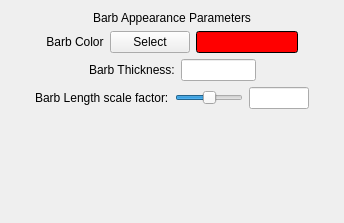
<?xml version="1.0" encoding="UTF-8"?>
<ui version="4.0">
 <class>barbAppearance</class>
 <widget class="QWidget" name="barbAppearance">
  <property name="geometry">
   <rect>
    <x>0</x>
    <y>0</y>
    <width>344</width>
    <height>223</height>
   </rect>
  </property>
  <property name="windowTitle">
   <string>Form</string>
  </property>
  <layout class="QHBoxLayout" name="horizontalLayout">
   <item>
    <layout class="QVBoxLayout" name="verticalLayout">
     <item>
      <widget class="QLabel" name="label">
       <property name="text">
        <string>Barb Appearance Parameters</string>
       </property>
       <property name="alignment">
        <set>Qt::AlignCenter</set>
       </property>
      </widget>
     </item>
     <item>
      <layout class="QHBoxLayout" name="horizontalLayout_6">
       <item>
        <spacer name="horizontalSpacer_4">
         <property name="orientation">
          <enum>Qt::Horizontal</enum>
         </property>
         <property name="sizeHint" stdset="0">
          <size>
           <width>40</width>
           <height>20</height>
          </size>
         </property>
        </spacer>
       </item>
       <item>
        <widget class="QLabel" name="label_3">
         <property name="text">
          <string>Barb Color</string>
         </property>
         <property name="alignment">
          <set>Qt::AlignCenter</set>
         </property>
        </widget>
       </item>
       <item>
        <widget class="QPushButton" name="colorSelectButton">
         <property name="toolTip">
          <string>Click button to select arrow color</string>
         </property>
         <property name="whatsThis">
          <string>Click to select the barb color</string>
         </property>
         <property name="text">
          <string>Select</string>
         </property>
        </widget>
       </item>
       <item>
        <widget class="QLineEdit" name="colorBox">
         <property name="palette">
          <palette>
           <active>
            <colorrole role="WindowText">
             <brush brushstyle="SolidPattern">
              <color alpha="255">
               <red>255</red>
               <green>255</green>
               <blue>255</blue>
              </color>
             </brush>
            </colorrole>
            <colorrole role="Button">
             <brush brushstyle="SolidPattern">
              <color alpha="255">
               <red>0</red>
               <green>0</green>
               <blue>0</blue>
              </color>
             </brush>
            </colorrole>
            <colorrole role="Light">
             <brush brushstyle="SolidPattern">
              <color alpha="255">
               <red>0</red>
               <green>0</green>
               <blue>0</blue>
              </color>
             </brush>
            </colorrole>
            <colorrole role="Midlight">
             <brush brushstyle="SolidPattern">
              <color alpha="255">
               <red>0</red>
               <green>0</green>
               <blue>0</blue>
              </color>
             </brush>
            </colorrole>
            <colorrole role="Dark">
             <brush brushstyle="SolidPattern">
              <color alpha="255">
               <red>0</red>
               <green>0</green>
               <blue>0</blue>
              </color>
             </brush>
            </colorrole>
            <colorrole role="Mid">
             <brush brushstyle="SolidPattern">
              <color alpha="255">
               <red>0</red>
               <green>0</green>
               <blue>0</blue>
              </color>
             </brush>
            </colorrole>
            <colorrole role="Text">
             <brush brushstyle="SolidPattern">
              <color alpha="255">
               <red>255</red>
               <green>255</green>
               <blue>255</blue>
              </color>
             </brush>
            </colorrole>
            <colorrole role="BrightText">
             <brush brushstyle="SolidPattern">
              <color alpha="255">
               <red>255</red>
               <green>255</green>
               <blue>255</blue>
              </color>
             </brush>
            </colorrole>
            <colorrole role="ButtonText">
             <brush brushstyle="SolidPattern">
              <color alpha="255">
               <red>255</red>
               <green>255</green>
               <blue>255</blue>
              </color>
             </brush>
            </colorrole>
            <colorrole role="Base">
             <brush brushstyle="SolidPattern">
              <color alpha="255">
               <red>255</red>
               <green>0</green>
               <blue>0</blue>
              </color>
             </brush>
            </colorrole>
            <colorrole role="Window">
             <brush brushstyle="SolidPattern">
              <color alpha="255">
               <red>0</red>
               <green>0</green>
               <blue>0</blue>
              </color>
             </brush>
            </colorrole>
            <colorrole role="Shadow">
             <brush brushstyle="SolidPattern">
              <color alpha="255">
               <red>0</red>
               <green>0</green>
               <blue>0</blue>
              </color>
             </brush>
            </colorrole>
            <colorrole role="AlternateBase">
             <brush brushstyle="SolidPattern">
              <color alpha="255">
               <red>0</red>
               <green>0</green>
               <blue>0</blue>
              </color>
             </brush>
            </colorrole>
            <colorrole role="ToolTipBase">
             <brush brushstyle="SolidPattern">
              <color alpha="255">
               <red>255</red>
               <green>255</green>
               <blue>220</blue>
              </color>
             </brush>
            </colorrole>
            <colorrole role="ToolTipText">
             <brush brushstyle="SolidPattern">
              <color alpha="255">
               <red>0</red>
               <green>0</green>
               <blue>0</blue>
              </color>
             </brush>
            </colorrole>
           </active>
           <inactive>
            <colorrole role="WindowText">
             <brush brushstyle="SolidPattern">
              <color alpha="255">
               <red>255</red>
               <green>255</green>
               <blue>255</blue>
              </color>
             </brush>
            </colorrole>
            <colorrole role="Button">
             <brush brushstyle="SolidPattern">
              <color alpha="255">
               <red>0</red>
               <green>0</green>
               <blue>0</blue>
              </color>
             </brush>
            </colorrole>
            <colorrole role="Light">
             <brush brushstyle="SolidPattern">
              <color alpha="255">
               <red>0</red>
               <green>0</green>
               <blue>0</blue>
              </color>
             </brush>
            </colorrole>
            <colorrole role="Midlight">
             <brush brushstyle="SolidPattern">
              <color alpha="255">
               <red>0</red>
               <green>0</green>
               <blue>0</blue>
              </color>
             </brush>
            </colorrole>
            <colorrole role="Dark">
             <brush brushstyle="SolidPattern">
              <color alpha="255">
               <red>0</red>
               <green>0</green>
               <blue>0</blue>
              </color>
             </brush>
            </colorrole>
            <colorrole role="Mid">
             <brush brushstyle="SolidPattern">
              <color alpha="255">
               <red>0</red>
               <green>0</green>
               <blue>0</blue>
              </color>
             </brush>
            </colorrole>
            <colorrole role="Text">
             <brush brushstyle="SolidPattern">
              <color alpha="255">
               <red>255</red>
               <green>255</green>
               <blue>255</blue>
              </color>
             </brush>
            </colorrole>
            <colorrole role="BrightText">
             <brush brushstyle="SolidPattern">
              <color alpha="255">
               <red>255</red>
               <green>255</green>
               <blue>255</blue>
              </color>
             </brush>
            </colorrole>
            <colorrole role="ButtonText">
             <brush brushstyle="SolidPattern">
              <color alpha="255">
               <red>255</red>
               <green>255</green>
               <blue>255</blue>
              </color>
             </brush>
            </colorrole>
            <colorrole role="Base">
             <brush brushstyle="SolidPattern">
              <color alpha="255">
               <red>255</red>
               <green>0</green>
               <blue>0</blue>
              </color>
             </brush>
            </colorrole>
            <colorrole role="Window">
             <brush brushstyle="SolidPattern">
              <color alpha="255">
               <red>0</red>
               <green>0</green>
               <blue>0</blue>
              </color>
             </brush>
            </colorrole>
            <colorrole role="Shadow">
             <brush brushstyle="SolidPattern">
              <color alpha="255">
               <red>0</red>
               <green>0</green>
               <blue>0</blue>
              </color>
             </brush>
            </colorrole>
            <colorrole role="AlternateBase">
             <brush brushstyle="SolidPattern">
              <color alpha="255">
               <red>0</red>
               <green>0</green>
               <blue>0</blue>
              </color>
             </brush>
            </colorrole>
            <colorrole role="ToolTipBase">
             <brush brushstyle="SolidPattern">
              <color alpha="255">
               <red>255</red>
               <green>255</green>
               <blue>220</blue>
              </color>
             </brush>
            </colorrole>
            <colorrole role="ToolTipText">
             <brush brushstyle="SolidPattern">
              <color alpha="255">
               <red>0</red>
               <green>0</green>
               <blue>0</blue>
              </color>
             </brush>
            </colorrole>
           </inactive>
           <disabled>
            <colorrole role="WindowText">
             <brush brushstyle="SolidPattern">
              <color alpha="255">
               <red>0</red>
               <green>0</green>
               <blue>0</blue>
              </color>
             </brush>
            </colorrole>
            <colorrole role="Button">
             <brush brushstyle="SolidPattern">
              <color alpha="255">
               <red>0</red>
               <green>0</green>
               <blue>0</blue>
              </color>
             </brush>
            </colorrole>
            <colorrole role="Light">
             <brush brushstyle="SolidPattern">
              <color alpha="255">
               <red>0</red>
               <green>0</green>
               <blue>0</blue>
              </color>
             </brush>
            </colorrole>
            <colorrole role="Midlight">
             <brush brushstyle="SolidPattern">
              <color alpha="255">
               <red>0</red>
               <green>0</green>
               <blue>0</blue>
              </color>
             </brush>
            </colorrole>
            <colorrole role="Dark">
             <brush brushstyle="SolidPattern">
              <color alpha="255">
               <red>0</red>
               <green>0</green>
               <blue>0</blue>
              </color>
             </brush>
            </colorrole>
            <colorrole role="Mid">
             <brush brushstyle="SolidPattern">
              <color alpha="255">
               <red>0</red>
               <green>0</green>
               <blue>0</blue>
              </color>
             </brush>
            </colorrole>
            <colorrole role="Text">
             <brush brushstyle="SolidPattern">
              <color alpha="255">
               <red>0</red>
               <green>0</green>
               <blue>0</blue>
              </color>
             </brush>
            </colorrole>
            <colorrole role="BrightText">
             <brush brushstyle="SolidPattern">
              <color alpha="255">
               <red>255</red>
               <green>255</green>
               <blue>255</blue>
              </color>
             </brush>
            </colorrole>
            <colorrole role="ButtonText">
             <brush brushstyle="SolidPattern">
              <color alpha="255">
               <red>0</red>
               <green>0</green>
               <blue>0</blue>
              </color>
             </brush>
            </colorrole>
            <colorrole role="Base">
             <brush brushstyle="SolidPattern">
              <color alpha="255">
               <red>0</red>
               <green>0</green>
               <blue>0</blue>
              </color>
             </brush>
            </colorrole>
            <colorrole role="Window">
             <brush brushstyle="SolidPattern">
              <color alpha="255">
               <red>0</red>
               <green>0</green>
               <blue>0</blue>
              </color>
             </brush>
            </colorrole>
            <colorrole role="Shadow">
             <brush brushstyle="SolidPattern">
              <color alpha="255">
               <red>0</red>
               <green>0</green>
               <blue>0</blue>
              </color>
             </brush>
            </colorrole>
            <colorrole role="AlternateBase">
             <brush brushstyle="SolidPattern">
              <color alpha="255">
               <red>0</red>
               <green>0</green>
               <blue>0</blue>
              </color>
             </brush>
            </colorrole>
            <colorrole role="ToolTipBase">
             <brush brushstyle="SolidPattern">
              <color alpha="255">
               <red>255</red>
               <green>255</green>
               <blue>220</blue>
              </color>
             </brush>
            </colorrole>
            <colorrole role="ToolTipText">
             <brush brushstyle="SolidPattern">
              <color alpha="255">
               <red>0</red>
               <green>0</green>
               <blue>0</blue>
              </color>
             </brush>
            </colorrole>
           </disabled>
          </palette>
         </property>
         <property name="toolTip">
          <string>Click button to select arrow color</string>
         </property>
         <property name="whatsThis">
          <string>Display of current barb color</string>
         </property>
         <property name="text">
          <string/>
         </property>
        </widget>
       </item>
       <item>
        <spacer name="horizontalSpacer_5">
         <property name="orientation">
          <enum>Qt::Horizontal</enum>
         </property>
         <property name="sizeHint" stdset="0">
          <size>
           <width>40</width>
           <height>20</height>
          </size>
         </property>
        </spacer>
       </item>
      </layout>
     </item>
     <item>
      <layout class="QHBoxLayout" name="horizontalLayout_7">
       <item>
        <spacer name="horizontalSpacer_6">
         <property name="orientation">
          <enum>Qt::Horizontal</enum>
         </property>
         <property name="sizeHint" stdset="0">
          <size>
           <width>40</width>
           <height>20</height>
          </size>
         </property>
        </spacer>
       </item>
       <item>
        <widget class="QLabel" name="label_4">
         <property name="text">
          <string>Barb Thickness:</string>
         </property>
        </widget>
       </item>
       <item>
        <widget class="QLineEdit" name="thicknessEdit">
         <property name="minimumSize">
          <size>
           <width>60</width>
           <height>0</height>
          </size>
         </property>
         <property name="maximumSize">
          <size>
           <width>75</width>
           <height>16777215</height>
          </size>
         </property>
         <property name="toolTip">
          <string>&lt;!DOCTYPE HTML PUBLIC &quot;-//W3C//DTD HTML 4.0//EN&quot; &quot;http://www.w3.org/TR/REC-html40/strict.dtd&quot;&gt;
&lt;html&gt;&lt;head&gt;&lt;meta name=&quot;qrichtext&quot; content=&quot;1&quot; /&gt;&lt;style type=&quot;text/css&quot;&gt;
p, li { white-space: pre-wrap; }
&lt;/style&gt;&lt;/head&gt;&lt;body style=&quot; font-family:'MS Shell Dlg 2'; font-size:8.25pt; font-weight:400; font-style:normal;&quot;&gt;
&lt;p style=&quot; margin-top:0px; margin-bottom:0px; margin-left:0px; margin-right:0px; -qt-block-indent:0; text-indent:0px;&quot;&gt;&lt;span style=&quot; font-size:8pt;&quot;&gt;Specify diameter of arrows in terms of horizontal grid size.&lt;/span&gt;&lt;/p&gt;&lt;/body&gt;&lt;/html&gt;</string>
         </property>
         <property name="whatsThis">
          <string>The arrow diameter is this factor times the size of a voxel of the data at full resolution</string>
         </property>
        </widget>
       </item>
       <item>
        <spacer name="horizontalSpacer_7">
         <property name="orientation">
          <enum>Qt::Horizontal</enum>
         </property>
         <property name="sizeHint" stdset="0">
          <size>
           <width>40</width>
           <height>20</height>
          </size>
         </property>
        </spacer>
       </item>
      </layout>
     </item>
     <item>
      <layout class="QHBoxLayout" name="horizontalLayout_26">
       <item>
        <spacer name="horizontalSpacer_8">
         <property name="orientation">
          <enum>Qt::Horizontal</enum>
         </property>
         <property name="sizeHint" stdset="0">
          <size>
           <width>40</width>
           <height>20</height>
          </size>
         </property>
        </spacer>
       </item>
       <item>
        <widget class="QLabel" name="label_5">
         <property name="text">
          <string>Barb Length scale factor:</string>
         </property>
        </widget>
       </item>
       <item>
        <widget class="QSlider" name="barbLengthSlider">
         <property name="minimum">
          <number>-100</number>
         </property>
         <property name="maximum">
          <number>100</number>
         </property>
         <property name="orientation">
          <enum>Qt::Horizontal</enum>
         </property>
        </widget>
       </item>
       <item>
        <widget class="QLineEdit" name="scaleEdit">
         <property name="minimumSize">
          <size>
           <width>60</width>
           <height>0</height>
          </size>
         </property>
         <property name="maximumSize">
          <size>
           <width>75</width>
           <height>16777215</height>
          </size>
         </property>
         <property name="toolTip">
          <string>&lt;!DOCTYPE HTML PUBLIC &quot;-//W3C//DTD HTML 4.0//EN&quot; &quot;http://www.w3.org/TR/REC-html40/strict.dtd&quot;&gt;
&lt;html&gt;&lt;head&gt;&lt;meta name=&quot;qrichtext&quot; content=&quot;1&quot; /&gt;&lt;style type=&quot;text/css&quot;&gt;
p, li { white-space: pre-wrap; }
&lt;/style&gt;&lt;/head&gt;&lt;body style=&quot; font-family:'MS Shell Dlg 2'; font-size:8.25pt; font-weight:400; font-style:normal;&quot;&gt;
&lt;p style=&quot; margin-top:0px; margin-bottom:0px; margin-left:0px; margin-right:0px; -qt-block-indent:0; text-indent:0px;&quot;&gt;&lt;span style=&quot; font-size:8pt;&quot;&gt;Specify vector scale factor.  The barb length is the field magnitude times this factor.&lt;/span&gt;&lt;/p&gt;&lt;/body&gt;&lt;/html&gt;</string>
         </property>
         <property name="whatsThis">
          <string>&lt;!DOCTYPE HTML PUBLIC &quot;-//W3C//DTD HTML 4.0//EN&quot; &quot;http://www.w3.org/TR/REC-html40/strict.dtd&quot;&gt;
&lt;html&gt;&lt;head&gt;&lt;meta name=&quot;qrichtext&quot; content=&quot;1&quot; /&gt;&lt;style type=&quot;text/css&quot;&gt;
p, li { white-space: pre-wrap; }
&lt;/style&gt;&lt;/head&gt;&lt;body style=&quot; font-family:'MS Shell Dlg 2'; font-size:8.25pt; font-weight:400; font-style:normal;&quot;&gt;
&lt;p style=&quot; margin-top:0px; margin-bottom:0px; margin-left:0px; margin-right:0px; -qt-block-indent:0; text-indent:0px;&quot;&gt;&lt;span style=&quot; font-size:8pt;&quot;&gt;The length of a barb (in scene distance units) is determined by multiplying the field magnitude times this factor.  This factor is set by default so that the largest possible vector length will be about 0.1 times the horizontal extents of the data.&lt;/span&gt;&lt;/p&gt;&lt;/body&gt;&lt;/html&gt;</string>
         </property>
         <property name="alignment">
          <set>Qt::AlignCenter</set>
         </property>
        </widget>
       </item>
       <item>
        <spacer name="horizontalSpacer_9">
         <property name="orientation">
          <enum>Qt::Horizontal</enum>
         </property>
         <property name="sizeHint" stdset="0">
          <size>
           <width>40</width>
           <height>20</height>
          </size>
         </property>
        </spacer>
       </item>
      </layout>
     </item>
     <item>
      <spacer name="verticalSpacer">
       <property name="orientation">
        <enum>Qt::Vertical</enum>
       </property>
       <property name="sizeHint" stdset="0">
        <size>
         <width>20</width>
         <height>40</height>
        </size>
       </property>
      </spacer>
     </item>
    </layout>
   </item>
  </layout>
 </widget>
 <resources/>
 <connections/>
</ui>
